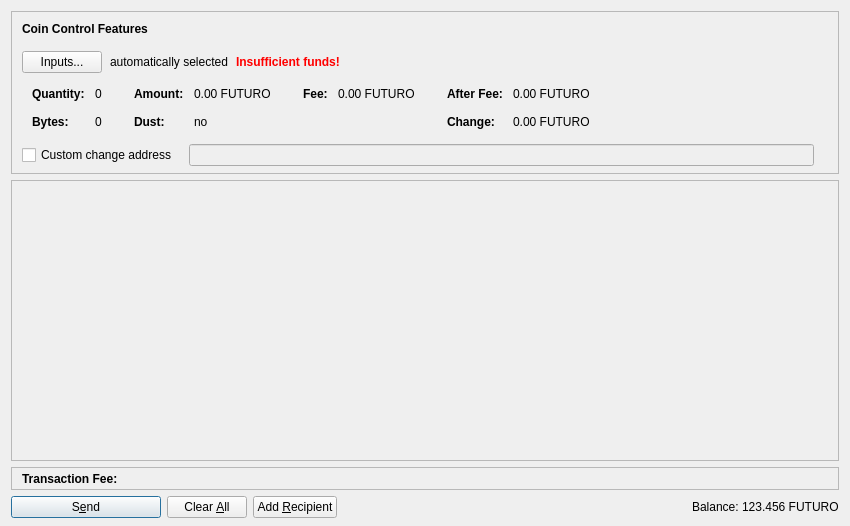
<?xml version="1.0" encoding="UTF-8"?>
<ui version="4.0">
 <class>SendCoinsDialog</class>
 <widget class="QDialog" name="SendCoinsDialog">
  <property name="geometry">
   <rect>
    <x>0</x>
    <y>0</y>
    <width>850</width>
    <height>526</height>
   </rect>
  </property>
  <property name="windowTitle">
   <string>Send Coins</string>
  </property>
  <layout class="QVBoxLayout" name="verticalLayout" stretch="0,1,0,0">
   <property name="bottomMargin">
    <number>8</number>
   </property>
   <item>
    <widget class="QFrame" name="frameCoinControl">
     <property name="sizePolicy">
      <sizepolicy hsizetype="Expanding" vsizetype="Expanding">
       <horstretch>0</horstretch>
       <verstretch>0</verstretch>
      </sizepolicy>
     </property>
     <property name="maximumSize">
      <size>
       <width>16777215</width>
       <height>16777215</height>
      </size>
     </property>
     <property name="frameShape">
      <enum>QFrame::StyledPanel</enum>
     </property>
     <property name="frameShadow">
      <enum>QFrame::Sunken</enum>
     </property>
     <layout class="QVBoxLayout" name="verticalLayoutCoinControl2">
      <property name="spacing">
       <number>0</number>
      </property>
      <property name="leftMargin">
       <number>0</number>
      </property>
      <property name="topMargin">
       <number>0</number>
      </property>
      <property name="rightMargin">
       <number>0</number>
      </property>
      <property name="bottomMargin">
       <number>6</number>
      </property>
      <item>
       <layout class="QVBoxLayout" name="verticalLayoutCoinControl" stretch="0,0,0,0,1">
        <property name="spacing">
         <number>0</number>
        </property>
        <property name="leftMargin">
         <number>10</number>
        </property>
        <property name="topMargin">
         <number>10</number>
        </property>
        <item>
         <layout class="QHBoxLayout" name="horizontalLayoutCoinControl1">
          <property name="bottomMargin">
           <number>15</number>
          </property>
          <item>
           <widget class="QLabel" name="labelCoinControlFeatures">
            <property name="sizePolicy">
             <sizepolicy hsizetype="Preferred" vsizetype="Maximum">
              <horstretch>0</horstretch>
              <verstretch>0</verstretch>
             </sizepolicy>
            </property>
            <property name="font">
             <font>
              <weight>75</weight>
              <bold>true</bold>
             </font>
            </property>
            <property name="styleSheet">
             <string notr="true">font-weight:bold;</string>
            </property>
            <property name="text">
             <string>Coin Control Features</string>
            </property>
           </widget>
          </item>
         </layout>
        </item>
        <item>
         <layout class="QHBoxLayout" name="horizontalLayoutCoinControl2" stretch="0,0,0,0">
          <property name="spacing">
           <number>8</number>
          </property>
          <property name="bottomMargin">
           <number>10</number>
          </property>
          <item>
           <widget class="QPushButton" name="pushButtonCoinControl">
            <property name="styleSheet">
             <string notr="true"/>
            </property>
            <property name="text">
             <string>Inputs...</string>
            </property>
            <property name="autoDefault">
             <bool>false</bool>
            </property>
           </widget>
          </item>
          <item>
           <widget class="QLabel" name="labelCoinControlAutomaticallySelected">
            <property name="text">
             <string>automatically selected</string>
            </property>
            <property name="margin">
             <number>5</number>
            </property>
           </widget>
          </item>
          <item>
           <widget class="QLabel" name="labelCoinControlInsuffFunds">
            <property name="font">
             <font>
              <weight>75</weight>
              <bold>true</bold>
             </font>
            </property>
            <property name="styleSheet">
             <string notr="true">color:red;font-weight:bold;</string>
            </property>
            <property name="text">
             <string>Insufficient funds!</string>
            </property>
            <property name="margin">
             <number>5</number>
            </property>
           </widget>
          </item>
          <item>
           <spacer name="horizontalSpacerCoinControl">
            <property name="orientation">
             <enum>Qt::Horizontal</enum>
            </property>
            <property name="sizeHint" stdset="0">
             <size>
              <width>40</width>
              <height>1</height>
             </size>
            </property>
           </spacer>
          </item>
         </layout>
        </item>
        <item>
         <widget class="QWidget" name="widgetCoinControl" native="true">
          <property name="sizePolicy">
           <sizepolicy hsizetype="Preferred" vsizetype="Preferred">
            <horstretch>0</horstretch>
            <verstretch>0</verstretch>
           </sizepolicy>
          </property>
          <property name="minimumSize">
           <size>
            <width>0</width>
            <height>0</height>
           </size>
          </property>
          <property name="styleSheet">
           <string notr="true"/>
          </property>
          <layout class="QHBoxLayout" name="horizontalLayoutCoinControl5">
           <property name="leftMargin">
            <number>0</number>
           </property>
           <property name="topMargin">
            <number>0</number>
           </property>
           <property name="rightMargin">
            <number>0</number>
           </property>
           <property name="bottomMargin">
            <number>0</number>
           </property>
           <item>
            <layout class="QHBoxLayout" name="horizontalLayoutCoinControl3" stretch="0,0,0,1">
             <property name="spacing">
              <number>20</number>
             </property>
             <property name="topMargin">
              <number>0</number>
             </property>
             <property name="bottomMargin">
              <number>10</number>
             </property>
             <item>
              <layout class="QFormLayout" name="formLayoutCoinControl1">
               <property name="horizontalSpacing">
                <number>10</number>
               </property>
               <property name="verticalSpacing">
                <number>14</number>
               </property>
               <property name="leftMargin">
                <number>10</number>
               </property>
               <property name="topMargin">
                <number>4</number>
               </property>
               <property name="rightMargin">
                <number>6</number>
               </property>
               <item row="0" column="0">
                <widget class="QLabel" name="labelCoinControlQuantityText">
                 <property name="font">
                  <font>
                   <weight>75</weight>
                   <bold>true</bold>
                  </font>
                 </property>
                 <property name="text">
                  <string>Quantity:</string>
                 </property>
                 <property name="margin">
                  <number>0</number>
                 </property>
                </widget>
               </item>
               <item row="0" column="1">
                <widget class="QLabel" name="labelCoinControlQuantity">
                 <property name="cursor">
                  <cursorShape>IBeamCursor</cursorShape>
                 </property>
                 <property name="contextMenuPolicy">
                  <enum>Qt::ActionsContextMenu</enum>
                 </property>
                 <property name="text">
                  <string notr="true">0</string>
                 </property>
                 <property name="margin">
                  <number>0</number>
                 </property>
                 <property name="textInteractionFlags">
                  <set>Qt::LinksAccessibleByMouse|Qt::TextSelectableByKeyboard|Qt::TextSelectableByMouse</set>
                 </property>
                </widget>
               </item>
               <item row="1" column="0">
                <widget class="QLabel" name="labelCoinControlBytesText">
                 <property name="font">
                  <font>
                   <weight>75</weight>
                   <bold>true</bold>
                  </font>
                 </property>
                 <property name="text">
                  <string>Bytes:</string>
                 </property>
                </widget>
               </item>
               <item row="1" column="1">
                <widget class="QLabel" name="labelCoinControlBytes">
                 <property name="cursor">
                  <cursorShape>IBeamCursor</cursorShape>
                 </property>
                 <property name="contextMenuPolicy">
                  <enum>Qt::ActionsContextMenu</enum>
                 </property>
                 <property name="text">
                  <string notr="true">0</string>
                 </property>
                 <property name="textInteractionFlags">
                  <set>Qt::LinksAccessibleByMouse|Qt::TextSelectableByKeyboard|Qt::TextSelectableByMouse</set>
                 </property>
                </widget>
               </item>
              </layout>
             </item>
             <item>
              <layout class="QFormLayout" name="formLayoutCoinControl2">
               <property name="horizontalSpacing">
                <number>10</number>
               </property>
               <property name="verticalSpacing">
                <number>14</number>
               </property>
               <property name="leftMargin">
                <number>6</number>
               </property>
               <property name="topMargin">
                <number>4</number>
               </property>
               <property name="rightMargin">
                <number>6</number>
               </property>
               <item row="0" column="0">
                <widget class="QLabel" name="labelCoinControlAmountText">
                 <property name="font">
                  <font>
                   <weight>75</weight>
                   <bold>true</bold>
                  </font>
                 </property>
                 <property name="text">
                  <string>Amount:</string>
                 </property>
                 <property name="margin">
                  <number>0</number>
                 </property>
                </widget>
               </item>
               <item row="0" column="1">
                <widget class="QLabel" name="labelCoinControlAmount">
                 <property name="cursor">
                  <cursorShape>IBeamCursor</cursorShape>
                 </property>
                 <property name="contextMenuPolicy">
                  <enum>Qt::ActionsContextMenu</enum>
                 </property>
                 <property name="text">
                  <string notr="true">0.00 FUTURO</string>
                 </property>
                 <property name="textInteractionFlags">
                  <set>Qt::LinksAccessibleByMouse|Qt::TextSelectableByKeyboard|Qt::TextSelectableByMouse</set>
                 </property>
                </widget>
               </item>
               <item row="1" column="0">
                <widget class="QLabel" name="labelCoinControlLowOutputText">
                 <property name="font">
                  <font>
                   <weight>75</weight>
                   <bold>true</bold>
                  </font>
                 </property>
                 <property name="text">
                  <string>Dust:</string>
                 </property>
                </widget>
               </item>
               <item row="1" column="1">
                <widget class="QLabel" name="labelCoinControlLowOutput">
                 <property name="cursor">
                  <cursorShape>IBeamCursor</cursorShape>
                 </property>
                 <property name="contextMenuPolicy">
                  <enum>Qt::ActionsContextMenu</enum>
                 </property>
                 <property name="text">
                  <string notr="true">no</string>
                 </property>
                 <property name="textInteractionFlags">
                  <set>Qt::LinksAccessibleByMouse|Qt::TextSelectableByKeyboard|Qt::TextSelectableByMouse</set>
                 </property>
                </widget>
               </item>
              </layout>
             </item>
             <item>
              <layout class="QFormLayout" name="formLayoutCoinControl3">
               <property name="horizontalSpacing">
                <number>10</number>
               </property>
               <property name="verticalSpacing">
                <number>14</number>
               </property>
               <property name="leftMargin">
                <number>6</number>
               </property>
               <property name="topMargin">
                <number>4</number>
               </property>
               <property name="rightMargin">
                <number>6</number>
               </property>
               <item row="0" column="0">
                <widget class="QLabel" name="labelCoinControlFeeText">
                 <property name="font">
                  <font>
                   <weight>75</weight>
                   <bold>true</bold>
                  </font>
                 </property>
                 <property name="text">
                  <string>Fee:</string>
                 </property>
                 <property name="margin">
                  <number>0</number>
                 </property>
                </widget>
               </item>
               <item row="0" column="1">
                <widget class="QLabel" name="labelCoinControlFee">
                 <property name="cursor">
                  <cursorShape>IBeamCursor</cursorShape>
                 </property>
                 <property name="contextMenuPolicy">
                  <enum>Qt::ActionsContextMenu</enum>
                 </property>
                 <property name="text">
                  <string notr="true">0.00 FUTURO</string>
                 </property>
                 <property name="textInteractionFlags">
                  <set>Qt::LinksAccessibleByMouse|Qt::TextSelectableByKeyboard|Qt::TextSelectableByMouse</set>
                 </property>
                </widget>
               </item>
             </layout>
             </item>
             <item>
              <layout class="QFormLayout" name="formLayoutCoinControl4">
               <property name="horizontalSpacing">
                <number>10</number>
               </property>
               <property name="verticalSpacing">
                <number>14</number>
               </property>
               <property name="leftMargin">
                <number>6</number>
               </property>
               <property name="topMargin">
                <number>4</number>
               </property>
               <property name="rightMargin">
                <number>6</number>
               </property>
               <item row="0" column="0">
                <widget class="QLabel" name="labelCoinControlAfterFeeText">
                 <property name="font">
                  <font>
                   <weight>75</weight>
                   <bold>true</bold>
                  </font>
                 </property>
                 <property name="text">
                  <string>After Fee:</string>
                 </property>
                 <property name="margin">
                  <number>0</number>
                 </property>
                </widget>
               </item>
               <item row="0" column="1">
                <widget class="QLabel" name="labelCoinControlAfterFee">
                 <property name="cursor">
                  <cursorShape>IBeamCursor</cursorShape>
                 </property>
                 <property name="contextMenuPolicy">
                  <enum>Qt::ActionsContextMenu</enum>
                 </property>
                 <property name="text">
                  <string notr="true">0.00 FUTURO</string>
                 </property>
                 <property name="textInteractionFlags">
                  <set>Qt::LinksAccessibleByMouse|Qt::TextSelectableByKeyboard|Qt::TextSelectableByMouse</set>
                 </property>
                </widget>
               </item>
               <item row="1" column="0">
                <widget class="QLabel" name="labelCoinControlChangeText">
                 <property name="font">
                  <font>
                   <weight>75</weight>
                   <bold>true</bold>
                  </font>
                 </property>
                 <property name="text">
                  <string>Change:</string>
                 </property>
                </widget>
               </item>
               <item row="1" column="1">
                <widget class="QLabel" name="labelCoinControlChange">
                 <property name="cursor">
                  <cursorShape>IBeamCursor</cursorShape>
                 </property>
                 <property name="contextMenuPolicy">
                  <enum>Qt::ActionsContextMenu</enum>
                 </property>
                 <property name="text">
                  <string notr="true">0.00 FUTURO</string>
                 </property>
                 <property name="textInteractionFlags">
                  <set>Qt::LinksAccessibleByMouse|Qt::TextSelectableByKeyboard|Qt::TextSelectableByMouse</set>
                 </property>
                </widget>
               </item>
              </layout>
             </item>
            </layout>
           </item>
          </layout>
         </widget>
        </item>
        <item>
         <layout class="QHBoxLayout" name="horizontalLayoutCoinControl4" stretch="0,0,0">
          <property name="spacing">
           <number>12</number>
          </property>
          <property name="sizeConstraint">
           <enum>QLayout::SetDefaultConstraint</enum>
          </property>
          <property name="topMargin">
           <number>5</number>
          </property>
          <property name="rightMargin">
           <number>5</number>
          </property>
          <item>
           <widget class="QCheckBox" name="checkBoxCoinControlChange">
            <property name="toolTip">
             <string>If this is activated, but the change address is empty or invalid, change will be sent to a newly generated address.</string>
            </property>
            <property name="text">
             <string>Custom change address</string>
            </property>
           </widget>
          </item>
          <item>
           <widget class="QValidatedLineEdit" name="lineEditCoinControlChange">
            <property name="enabled">
             <bool>false</bool>
            </property>
            <property name="sizePolicy">
             <sizepolicy hsizetype="Expanding" vsizetype="Fixed">
              <horstretch>0</horstretch>
              <verstretch>0</verstretch>
             </sizepolicy>
            </property>
           </widget>
          </item>
          <item>
           <widget class="QLabel" name="labelCoinControlChangeLabel">
            <property name="sizePolicy">
             <sizepolicy hsizetype="Preferred" vsizetype="Expanding">
              <horstretch>0</horstretch>
              <verstretch>0</verstretch>
             </sizepolicy>
            </property>
            <property name="minimumSize">
             <size>
              <width>0</width>
              <height>0</height>
             </size>
            </property>
            <property name="text">
             <string/>
            </property>
            <property name="margin">
             <number>3</number>
            </property>
           </widget>
          </item>
         </layout>
        </item>
        <item>
         <spacer name="verticalSpacerCoinControl">
          <property name="orientation">
           <enum>Qt::Vertical</enum>
          </property>
          <property name="sizeHint" stdset="0">
           <size>
            <width>800</width>
            <height>1</height>
           </size>
          </property>
         </spacer>
        </item>
       </layout>
      </item>
     </layout>
    </widget>
   </item>
   <item>
    <widget class="QScrollArea" name="scrollArea">
     <property name="widgetResizable">
      <bool>true</bool>
     </property>
     <widget class="QWidget" name="scrollAreaWidgetContents">
      <property name="geometry">
       <rect>
        <x>0</x>
        <y>0</y>
        <width>830</width>
        <height>69</height>
       </rect>
      </property>
      <layout class="QVBoxLayout" name="verticalLayout_2" stretch="0,1">
       <property name="leftMargin">
        <number>0</number>
       </property>
       <property name="topMargin">
        <number>0</number>
       </property>
       <property name="rightMargin">
        <number>0</number>
       </property>
       <property name="bottomMargin">
        <number>0</number>
       </property>
       <item>
        <layout class="QVBoxLayout" name="entries">
         <property name="spacing">
          <number>6</number>
         </property>
        </layout>
       </item>
       <item>
        <spacer name="verticalSpacer">
         <property name="orientation">
          <enum>Qt::Vertical</enum>
         </property>
         <property name="sizeHint" stdset="0">
          <size>
           <width>20</width>
           <height>40</height>
          </size>
         </property>
        </spacer>
       </item>
      </layout>
     </widget>
    </widget>
   </item>
   <item>
    <widget class="QFrame" name="frameFee">
     <property name="sizePolicy">
      <sizepolicy hsizetype="Expanding" vsizetype="Expanding">
       <horstretch>0</horstretch>
       <verstretch>0</verstretch>
      </sizepolicy>
     </property>
     <property name="maximumSize">
      <size>
       <width>16777215</width>
       <height>16777215</height>
      </size>
     </property>
     <property name="frameShape">
      <enum>QFrame::StyledPanel</enum>
     </property>
     <property name="frameShadow">
      <enum>QFrame::Sunken</enum>
     </property>
     <layout class="QVBoxLayout" name="verticalLayoutFee1">
      <property name="spacing">
       <number>0</number>
      </property>
      <property name="leftMargin">
       <number>0</number>
      </property>
      <property name="topMargin">
       <number>0</number>
      </property>
      <property name="rightMargin">
       <number>0</number>
      </property>
      <property name="bottomMargin">
       <number>0</number>
      </property>
      <item>
       <layout class="QVBoxLayout" name="verticalLayoutFee2" stretch="0,0,0">
        <property name="spacing">
         <number>0</number>
        </property>
        <property name="leftMargin">
         <number>10</number>
        </property>
        <property name="topMargin">
         <number>0</number>
        </property>
        <item>
         <layout class="QHBoxLayout" name="horizontalLayoutFee1">
          <property name="bottomMargin">
           <number>0</number>
          </property>
          <item>
           <layout class="QVBoxLayout" name="verticalLayoutFee7">
            <property name="spacing">
             <number>0</number>
            </property>
            <item>
             <spacer name="verticalSpacerSmartFee">
              <property name="orientation">
               <enum>Qt::Vertical</enum>
              </property>
              <property name="sizeType">
               <enum>QSizePolicy::Fixed</enum>
              </property>
              <property name="sizeHint" stdset="0">
               <size>
                <width>1</width>
                <height>4</height>
               </size>
              </property>
             </spacer>
            </item>
            <item>
             <layout class="QHBoxLayout" name="horizontalLayoutSmartFee">
              <property name="spacing">
               <number>10</number>
              </property>
              <item>
               <widget class="QLabel" name="labelFeeHeadline">
                <property name="sizePolicy">
                 <sizepolicy hsizetype="Preferred" vsizetype="Maximum">
                  <horstretch>0</horstretch>
                  <verstretch>0</verstretch>
                 </sizepolicy>
                </property>
                <property name="font">
                 <font>
                  <weight>75</weight>
                  <bold>true</bold>
                 </font>
                </property>
                <property name="styleSheet">
                 <string notr="true">font-weight:bold;</string>
                </property>
                <property name="text">
                 <string>Transaction Fee:</string>
                </property>
               </widget>
              </item>
              <item>
               <widget class="QLabel" name="labelFeeMinimized">
                <property name="text">
                 <string/>
                </property>
               </widget>
              </item>
             </layout>
            </item>
            <item>
             <spacer name="verticalSpacer_5">
              <property name="orientation">
               <enum>Qt::Vertical</enum>
              </property>
              <property name="sizeHint" stdset="0">
               <size>
                <width>1</width>
                <height>1</height>
               </size>
              </property>
             </spacer>
            </item>
           </layout>
          </item>
          <item>
           <spacer name="horizontalSpacer_4">
            <property name="orientation">
             <enum>Qt::Horizontal</enum>
            </property>
            <property name="sizeHint" stdset="0">
             <size>
              <width>40</width>
              <height>20</height>
             </size>
            </property>
           </spacer>
          </item>
         </layout>
        </item>
        <item>
         <spacer name="verticalSpacerFee">
          <property name="orientation">
           <enum>Qt::Vertical</enum>
          </property>
          <property name="sizeHint" stdset="0">
           <size>
            <width>800</width>
            <height>1</height>
           </size>
          </property>
         </spacer>
        </item>
       </layout>
      </item>
     </layout>
    </widget>
   </item>
   <item>
    <layout class="QHBoxLayout" name="horizontalLayout">
     <item>
      <widget class="QPushButton" name="sendButton">
       <property name="minimumSize">
        <size>
         <width>150</width>
         <height>0</height>
        </size>
       </property>
       <property name="toolTip">
        <string>Confirm the send action</string>
       </property>
       <property name="text">
        <string>S&amp;end</string>
       </property>
       <property name="autoDefault">
        <bool>false</bool>
       </property>
       <property name="default">
        <bool>true</bool>
       </property>
      </widget>
     </item>
     <item>
      <widget class="QPushButton" name="clearButton">
       <property name="sizePolicy">
        <sizepolicy hsizetype="Minimum" vsizetype="Fixed">
         <horstretch>0</horstretch>
         <verstretch>0</verstretch>
        </sizepolicy>
       </property>
       <property name="toolTip">
        <string>Clear all fields of the form.</string>
       </property>
       <property name="text">
        <string>Clear &amp;All</string>
       </property>
       <property name="autoDefault">
        <bool>false</bool>
       </property>
      </widget>
     </item>
     <item>
      <widget class="QPushButton" name="addButton">
       <property name="toolTip">
        <string>Send to multiple recipients at once</string>
       </property>
       <property name="text">
        <string>Add &amp;Recipient</string>
       </property>
       <property name="autoDefault">
        <bool>false</bool>
       </property>
      </widget>
     </item>
     <item>
      <spacer name="horizontalSpacer">
       <property name="orientation">
        <enum>Qt::Horizontal</enum>
       </property>
       <property name="sizeHint" stdset="0">
        <size>
         <width>40</width>
         <height>20</height>
        </size>
       </property>
      </spacer>
     </item>
     <item>
      <layout class="QHBoxLayout" name="horizontalLayout_2">
       <property name="spacing">
        <number>3</number>
       </property>
       <item>
        <widget class="QLabel" name="label">
         <property name="text">
          <string>Balance:</string>
         </property>
        </widget>
       </item>
       <item>
        <widget class="QLabel" name="labelBalance">
         <property name="sizePolicy">
          <sizepolicy hsizetype="Preferred" vsizetype="Fixed">
           <horstretch>0</horstretch>
           <verstretch>0</verstretch>
          </sizepolicy>
         </property>
         <property name="cursor">
          <cursorShape>IBeamCursor</cursorShape>
         </property>
         <property name="text">
          <string notr="true">123.456 FUTURO</string>
         </property>
         <property name="textInteractionFlags">
          <set>Qt::LinksAccessibleByMouse|Qt::TextSelectableByKeyboard|Qt::TextSelectableByMouse</set>
         </property>
        </widget>
       </item>
      </layout>
     </item>
    </layout>
   </item>
  </layout>
 </widget>
 <customwidgets>
  <customwidget>
   <class>QValidatedLineEdit</class>
   <extends>QLineEdit</extends>
   <header>qvalidatedlineedit.h</header>
  </customwidget>
  <customwidget>
   <class>BitcoinAmountField</class>
   <extends>QLineEdit</extends>
   <header>bitcoinamountfield.h</header>
   <container>1</container>
  </customwidget>
 </customwidgets>
 <resources>
  <include location="../futurocoin.qrc"/>
 </resources>
 <connections/>
 <buttongroups>
  <buttongroup name="groupCustomFee"/>
  <buttongroup name="groupFee"/>
 </buttongroups>
</ui>
